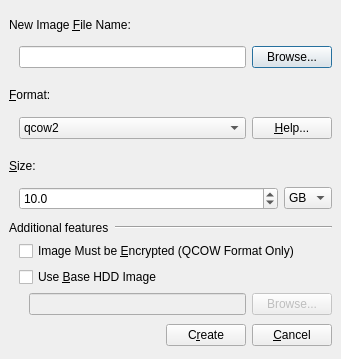
<?xml version="1.0" encoding="UTF-8"?>
<ui version="4.0">
 <author>Andrey Rijov</author>
 <class>Create_HDD_Image_Window</class>
 <widget class="QDialog" name="Create_HDD_Image_Window">
  <property name="geometry">
   <rect>
    <x>0</x>
    <y>0</y>
    <width>341</width>
    <height>359</height>
   </rect>
  </property>
  <property name="windowTitle">
   <string>Create HDD Image</string>
  </property>
  <property name="windowIcon">
   <iconset resource="images.qrc">
    <normaloff>:/hdd.png</normaloff>:/hdd.png</iconset>
  </property>
  <layout class="QVBoxLayout" name="verticalLayout_2">
   <item>
    <widget class="QLabel" name="Label_New_Image">
     <property name="sizePolicy">
      <sizepolicy hsizetype="Maximum" vsizetype="Preferred">
       <horstretch>0</horstretch>
       <verstretch>0</verstretch>
      </sizepolicy>
     </property>
     <property name="text">
      <string>New Image &amp;File Name:</string>
     </property>
     <property name="buddy">
      <cstring>Edit_File_Name</cstring>
     </property>
    </widget>
   </item>
   <item>
    <layout class="QHBoxLayout" name="horizontalLayout_2">
     <property name="leftMargin">
      <number>10</number>
     </property>
     <item>
      <widget class="QLineEdit" name="Edit_File_Name"/>
     </item>
     <item>
      <widget class="QPushButton" name="Button_Browse_New_Image">
       <property name="text">
        <string>Browse...</string>
       </property>
      </widget>
     </item>
    </layout>
   </item>
   <item>
    <spacer name="verticalSpacer">
     <property name="orientation">
      <enum>Qt::Vertical</enum>
     </property>
     <property name="sizeType">
      <enum>QSizePolicy::Fixed</enum>
     </property>
     <property name="sizeHint" stdset="0">
      <size>
       <width>40</width>
       <height>5</height>
      </size>
     </property>
    </spacer>
   </item>
   <item>
    <widget class="QLabel" name="Lebel_Format">
     <property name="text">
      <string>&amp;Format:</string>
     </property>
     <property name="buddy">
      <cstring>CB_Format</cstring>
     </property>
    </widget>
   </item>
   <item>
    <layout class="QHBoxLayout" name="horizontalLayout_4">
     <property name="leftMargin">
      <number>10</number>
     </property>
     <item>
      <widget class="QComboBox" name="CB_Format">
       <property name="sizePolicy">
        <sizepolicy hsizetype="Expanding" vsizetype="Fixed">
         <horstretch>0</horstretch>
         <verstretch>0</verstretch>
        </sizepolicy>
       </property>
       <property name="maxCount">
        <number>32</number>
       </property>
       <item>
        <property name="text">
         <string>qcow2</string>
        </property>
       </item>
       <item>
        <property name="text">
         <string>qcow</string>
        </property>
       </item>
       <item>
        <property name="text">
         <string>vmdk</string>
        </property>
       </item>
       <item>
        <property name="text">
         <string>cow</string>
        </property>
       </item>
       <item>
        <property name="text">
         <string>raw</string>
        </property>
       </item>
       <item>
        <property name="text">
         <string>cloop</string>
        </property>
       </item>
      </widget>
     </item>
     <item>
      <widget class="QPushButton" name="Button_Format_Help">
       <property name="text">
        <string>&amp;Help...</string>
       </property>
      </widget>
     </item>
    </layout>
   </item>
   <item>
    <spacer name="verticalSpacer_2">
     <property name="orientation">
      <enum>Qt::Vertical</enum>
     </property>
     <property name="sizeType">
      <enum>QSizePolicy::Fixed</enum>
     </property>
     <property name="sizeHint" stdset="0">
      <size>
       <width>40</width>
       <height>5</height>
      </size>
     </property>
    </spacer>
   </item>
   <item>
    <widget class="QLabel" name="Label_Size">
     <property name="text">
      <string>&amp;Size:</string>
     </property>
     <property name="buddy">
      <cstring>SB_Size</cstring>
     </property>
    </widget>
   </item>
   <item>
    <layout class="QHBoxLayout" name="horizontalLayout_5">
     <property name="leftMargin">
      <number>10</number>
     </property>
     <item>
      <widget class="QDoubleSpinBox" name="SB_Size">
       <property name="decimals">
        <number>1</number>
       </property>
       <property name="minimum">
        <double>1.000000000000000</double>
       </property>
       <property name="maximum">
        <double>1024.000000000000000</double>
       </property>
       <property name="singleStep">
        <double>1.000000000000000</double>
       </property>
       <property name="value">
        <double>10.000000000000000</double>
       </property>
      </widget>
     </item>
     <item>
      <widget class="QComboBox" name="CB_Suffix">
       <property name="sizePolicy">
        <sizepolicy hsizetype="Maximum" vsizetype="Fixed">
         <horstretch>0</horstretch>
         <verstretch>0</verstretch>
        </sizepolicy>
       </property>
       <property name="currentIndex">
        <number>2</number>
       </property>
       <item>
        <property name="text">
         <string>KB</string>
        </property>
       </item>
       <item>
        <property name="text">
         <string>MB</string>
        </property>
       </item>
       <item>
        <property name="text">
         <string>GB</string>
        </property>
       </item>
      </widget>
     </item>
    </layout>
   </item>
   <item>
    <spacer name="verticalSpacer_3">
     <property name="orientation">
      <enum>Qt::Vertical</enum>
     </property>
     <property name="sizeType">
      <enum>QSizePolicy::Fixed</enum>
     </property>
     <property name="sizeHint" stdset="0">
      <size>
       <width>40</width>
       <height>5</height>
      </size>
     </property>
    </spacer>
   </item>
   <item>
    <layout class="QHBoxLayout" name="horizontalLayout_6">
     <item>
      <widget class="QLabel" name="Label_Options">
       <property name="sizePolicy">
        <sizepolicy hsizetype="Maximum" vsizetype="Preferred">
         <horstretch>0</horstretch>
         <verstretch>0</verstretch>
        </sizepolicy>
       </property>
       <property name="text">
        <string>Additional features</string>
       </property>
      </widget>
     </item>
     <item>
      <widget class="Line" name="line_3">
       <property name="orientation">
        <enum>Qt::Horizontal</enum>
       </property>
      </widget>
     </item>
    </layout>
   </item>
   <item>
    <layout class="QVBoxLayout" name="verticalLayout">
     <property name="leftMargin">
      <number>10</number>
     </property>
     <item>
      <widget class="QCheckBox" name="CH_Encrypted">
       <property name="text">
        <string>Image Must be &amp;Encrypted (QCOW Format Only)</string>
       </property>
      </widget>
     </item>
     <item>
      <widget class="QCheckBox" name="CH_Base_Image">
       <property name="sizePolicy">
        <sizepolicy hsizetype="Maximum" vsizetype="Fixed">
         <horstretch>0</horstretch>
         <verstretch>0</verstretch>
        </sizepolicy>
       </property>
       <property name="text">
        <string>Use &amp;Base HDD Image</string>
       </property>
      </widget>
     </item>
     <item>
      <layout class="QHBoxLayout" name="horizontalLayout_3">
       <property name="leftMargin">
        <number>10</number>
       </property>
       <item>
        <widget class="QLineEdit" name="Edit_Base_Image_File_Name">
         <property name="enabled">
          <bool>false</bool>
         </property>
        </widget>
       </item>
       <item>
        <widget class="QPushButton" name="Button_Browse_Base_Image">
         <property name="enabled">
          <bool>false</bool>
         </property>
         <property name="text">
          <string>Browse...</string>
         </property>
        </widget>
       </item>
      </layout>
     </item>
    </layout>
   </item>
   <item>
    <layout class="QHBoxLayout" name="horizontalLayout">
     <property name="spacing">
      <number>6</number>
     </property>
     <item>
      <spacer>
       <property name="orientation">
        <enum>Qt::Horizontal</enum>
       </property>
       <property name="sizeHint" stdset="0">
        <size>
         <width>201</width>
         <height>29</height>
        </size>
       </property>
      </spacer>
     </item>
     <item>
      <widget class="QPushButton" name="Button_Create">
       <property name="text">
        <string>C&amp;reate</string>
       </property>
       <property name="icon">
        <iconset resource="images.qrc">
         <normaloff>:/go.png</normaloff>:/go.png</iconset>
       </property>
      </widget>
     </item>
     <item>
      <widget class="QPushButton" name="Button_Cancel">
       <property name="text">
        <string>&amp;Cancel</string>
       </property>
       <property name="icon">
        <iconset resource="images.qrc">
         <normaloff>:/cancel.png</normaloff>:/cancel.png</iconset>
       </property>
      </widget>
     </item>
    </layout>
   </item>
  </layout>
 </widget>
 <layoutdefault spacing="6" margin="9"/>
 <tabstops>
  <tabstop>Edit_File_Name</tabstop>
  <tabstop>Button_Browse_New_Image</tabstop>
  <tabstop>CB_Format</tabstop>
  <tabstop>Button_Format_Help</tabstop>
  <tabstop>SB_Size</tabstop>
  <tabstop>CB_Suffix</tabstop>
  <tabstop>CH_Encrypted</tabstop>
  <tabstop>CH_Base_Image</tabstop>
  <tabstop>Edit_Base_Image_File_Name</tabstop>
  <tabstop>Button_Browse_Base_Image</tabstop>
  <tabstop>Button_Create</tabstop>
  <tabstop>Button_Cancel</tabstop>
 </tabstops>
 <resources>
  <include location="images.qrc"/>
 </resources>
 <connections>
  <connection>
   <sender>Button_Cancel</sender>
   <signal>clicked()</signal>
   <receiver>Create_HDD_Image_Window</receiver>
   <slot>reject()</slot>
   <hints>
    <hint type="sourcelabel">
     <x>371</x>
     <y>578</y>
    </hint>
    <hint type="destinationlabel">
     <x>170</x>
     <y>411</y>
    </hint>
   </hints>
  </connection>
  <connection>
   <sender>CH_Base_Image</sender>
   <signal>clicked(bool)</signal>
   <receiver>Edit_Base_Image_File_Name</receiver>
   <slot>setEnabled(bool)</slot>
   <hints>
    <hint type="sourcelabel">
     <x>99</x>
     <y>22</y>
    </hint>
    <hint type="destinationlabel">
     <x>73</x>
     <y>56</y>
    </hint>
   </hints>
  </connection>
  <connection>
   <sender>CH_Base_Image</sender>
   <signal>clicked(bool)</signal>
   <receiver>Button_Browse_Base_Image</receiver>
   <slot>setEnabled(bool)</slot>
   <hints>
    <hint type="sourcelabel">
     <x>134</x>
     <y>23</y>
    </hint>
    <hint type="destinationlabel">
     <x>339</x>
     <y>59</y>
    </hint>
   </hints>
  </connection>
 </connections>
</ui>
